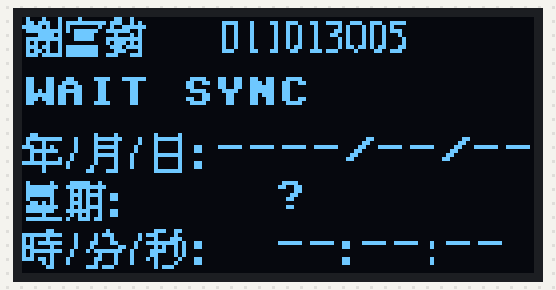
Bench run of a program on a simulated ESP32 board running MicroPython. Parts: 128×64 one-colour display. WiFi joins after 1.5 s; the clock reads 2024-03-15 10:24:30 at power-on unless the program sets it; requests to the public web service named in the program get a made-up reply in its usual format after 0.4 s (London, UTC, broken clouds, 64 % humidity, 1013 hPa unless stated); threads take turns every 2 ms; library files of the repository ran but are not shown: myfont.py, ssd1306.py; what the program prints to the serial console is not drawn.

Above: at 0.2 s.

The program:

main.py
```python
"""128x64 OLED clock with custom scaled Chinese glyphs and HTTP time sync."""

from myfont import words


def draw_character(oled, data, x, y, scale=0.65):
    if scale <= 0:
        raise ValueError("scale must be positive")
    columns = 2 if len(data) > 16 else 1
    for row in range(16):
        for column in range(columns):
            byte = data[row * columns + column]
            for bit in range(8):
                if byte & (1 << bit):
                    oled.pixel(int(x + (column * 8 + bit) * scale),
                               int(y + row * scale), 1)


def display_text_string(oled, text, start_x=0, start_y=0, spacing=0, scale=0.65):
    x = start_x
    for char in text:
        if char in words:
            data = words[char]
            draw_character(oled, data, x, start_y, scale)
            x += (16 if len(data) > 16 else 8) * scale + spacing
        else:
            oled.text(char, int(x), int(start_y), 1)
            x += 8 + spacing


def render_clock(oled, rtc, sync):
    # The network worker can complete its first sync during this frame.
    synced = sync.synced
    oled.fill(0)
    display_text_string(oled, "謝富鈞", 0, 0)
    display_text_string(oled, "D11013005", 50, 0)
    oled.text(sync.status, 0, 15)
    if synced:
        year, month, day, weekday, hour, minute, second, _ = rtc.datetime()
        date_text = "{:04d}/{:02d}/{:02d}".format(year, month, day)
        weekday_text = str(weekday + 1)
        time_text = "{:02d}:{:02d}:{:02d}".format(hour, minute, second)
    else:
        date_text, weekday_text, time_text = "----/--/--", "?", "--:--:--"
    display_text_string(oled, "年/月/日:", 0, 29)
    if synced:
        display_text_string(oled, date_text, 63, 29)
    else:
        oled.text(date_text, 48, 29)
    display_text_string(oled, "星期:", 0, 41)
    display_text_string(oled, weekday_text, 63, 41)
    display_text_string(oled, "時/分/秒:", 0, 53)
    display_text_string(oled, time_text, 63, 53)
    oled.show()


def main():
    from machine import Pin, I2C, RTC
    import ssd1306
    import time
    from clock_sync import ClockSync

    oled = ssd1306.SSD1306_I2C(128, 64, I2C(1, scl=Pin(25), sda=Pin(26)))
    rtc = RTC()
    sync = ClockSync(rtc, "Wokwi-GUEST", "")  # Change for a physical ESP32.
    sync.start()
    while True:
        render_clock(oled, rtc, sync)
        time.sleep(1)


if __name__ == "__main__":
    main()
```

clock_sync.py
```python
"""HTTP time synchronisation for ESP32 MicroPython 1.22 (off the OLED thread)."""

import gc
import time
import network
import urequests
import ujson


class ClockSync:
    def __init__(self, rtc, ssid, password, retry_ms=30000, interval_ms=3600000):
        self.rtc = rtc
        self.ssid = ssid
        self.password = password
        self.retry_ms = retry_ms
        self.interval_ms = interval_ms
        self.synced = False
        self.status = "WAIT SYNC"
        self.last_error = None
        self._next_attempt = None
        self._started = False
        self.wlan = network.WLAN(network.STA_IF)

    def _connect_wifi(self):
        self.wlan.active(True)
        if not self.wlan.isconnected():
            self.wlan.connect(self.ssid, self.password)
            for _ in range(20):
                if self.wlan.isconnected():
                    break
                time.sleep(1)
        if not self.wlan.isconnected():
            raise OSError("Wi-Fi connection timed out")

    def _sync_time(self):
        response = None
        try:
            gc.collect()
            response = urequests.get(
                "https://worldtimeapi.org/api/timezone/Asia/Taipei", timeout=5
            )
            if response.status_code != 200:
                raise OSError("HTTP {}".format(response.status_code))
            data = ujson.loads(response.text)
            value = data["datetime"]
            if not value[19:].endswith("+08:00"):
                raise ValueError("Expected Asia/Taipei UTC+08:00 time")
            year, month, day = int(value[:4]), int(value[5:7]), int(value[8:10])
            hour, minute, second = int(value[11:13]), int(value[14:16]), int(value[17:19])
            weekday = int(data["day_of_week"])
            if not (1 <= month <= 12 and 1 <= day <= 31 and 0 <= weekday <= 6
                    and 0 <= hour <= 23 and 0 <= minute <= 59 and 0 <= second <= 59):
                raise ValueError("Invalid time response")
            # RTC.datetime uses Monday=0; the API uses Sunday=0.
            self.rtc.datetime((year, month, day, (weekday + 6) % 7,
                               hour, minute, second, 0))
        finally:
            if response is not None:
                response.close()

    def poll(self):
        """Perform a due attempt; call from the network worker, never the UI loop."""
        now = time.ticks_ms()
        if self._next_attempt is not None and time.ticks_diff(now, self._next_attempt) < 0:
            return
        try:
            self._connect_wifi()
            self._sync_time()
            self.synced = True
            self.status = "SYNC OK"
            self.last_error = None
            delay = self.interval_ms
        except Exception as error:
            # A failed refresh must keep the last good RTC time.
            self.last_error = str(error)
            self.status = "SYNC RETRY" if self.synced else "WAIT SYNC"
            print("Time sync:", error)
            delay = self.retry_ms
        self._next_attempt = time.ticks_add(time.ticks_ms(), delay)

    def _worker(self):
        while True:
            self.poll()
            time.sleep_ms(200)

    def start(self):
        if self._started:
            return
        try:
            import _thread
            _thread.start_new_thread(self._worker, ())
            self._started = True
        except Exception as error:
            self.last_error = str(error)
            self.status = "SYNC ERROR"
            print("Cannot start time sync worker:", error)
```
